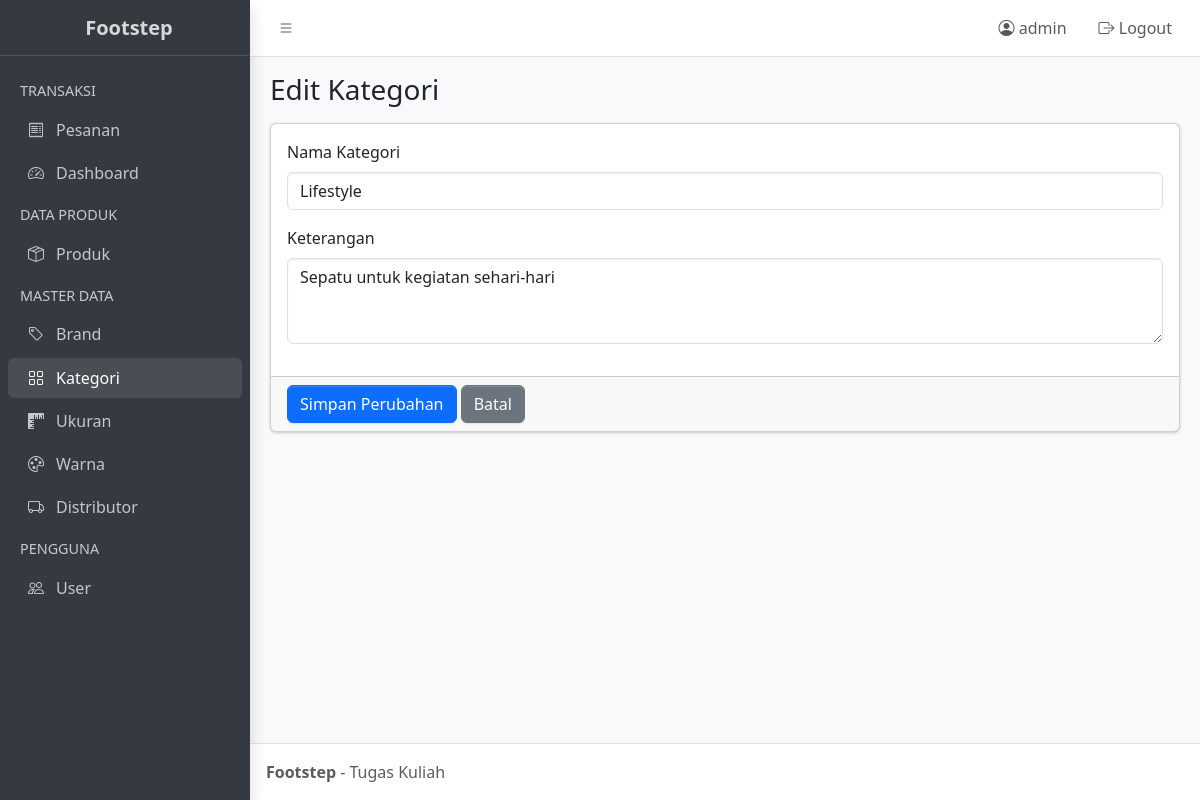
Screenshot of /kategori/edit.php?id=1 (signed in) with the database file from the repository.
### tables this page shows
CREATE TABLE `kategori` (
  `kd_kategori` int(11) NOT NULL,
  `nm_kategori` varchar(225) NOT NULL,
  `keterangan` text DEFAULT NULL
);

### config/koneksi.php (called while the page is built, shortened)
<?php
function e($teks) {
    return htmlspecialchars($teks ?? '', ENT_QUOTES, 'UTF-8');
}

### kategori/edit.php (the view, shortened to what this page needs)
<?php
require_once '../config/koneksi.php';
$id = (int) ($_GET['id'] ?? 0);
$stmt = mysqli_prepare($koneksi, "SELECT * FROM kategori WHERE kd_kategori = ?");
mysqli_stmt_bind_param($stmt, "i", $id);
mysqli_stmt_execute($stmt);
$kategori = mysqli_fetch_assoc(mysqli_stmt_get_result($stmt));
include '../partials/header.php';
?>
<div class="app-content-header">
  <div class="container-fluid">
    <h3 class="mb-0">Edit Kategori</h3>
  </div>
</div>
<div class="app-content">
  <div class="container-fluid">
    <div class="card">
      <form method="post">
        <div class="card-body">
          <div class="mb-3">
            <label class="form-label">Nama Kategori</label>
            <input type="text" name="nm_kategori" class="form-control"
                   value="<?= e($kategori['nm_kategori']) ?>" required>
          </div>
          <div class="mb-3">
            <label class="form-label">Keterangan</label>
            <textarea name="keterangan" class="form-control" rows="3"><?= e($kategori['keterangan']) ?></textarea>
          </div>
        </div>
        <div class="card-footer">
          <button type="submit" class="btn btn-primary">Simpan Perubahan</button>
          <a href="index.php" class="btn btn-secondary">Batal</a>
        </div>
      </form>
    </div>
  </div>
</div>
<?php include '../partials/footer.php'; ?>

### rows the page displays
kategori: nm_kategori "Lifestyle", keterangan "Sepatu untuk kegiatan sehari-hari"

### other values shown
$_SESSION['user']['username'] "admin"
